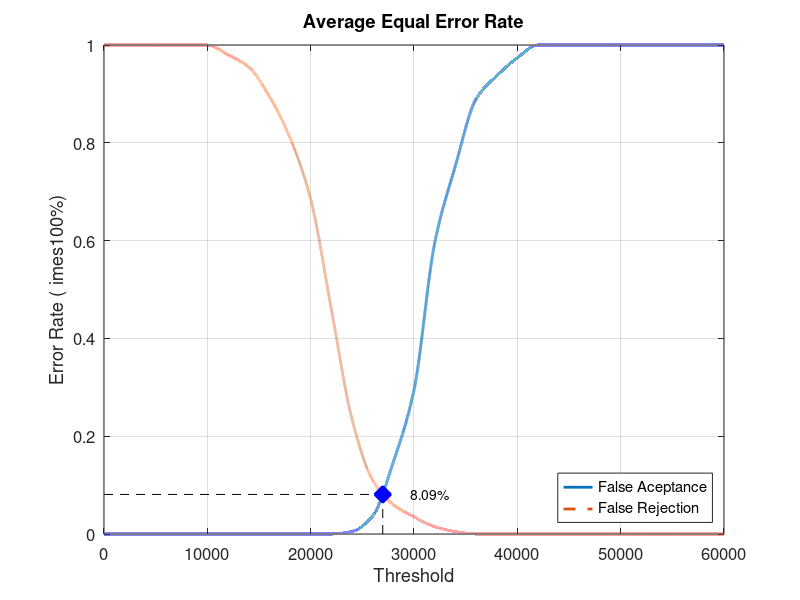
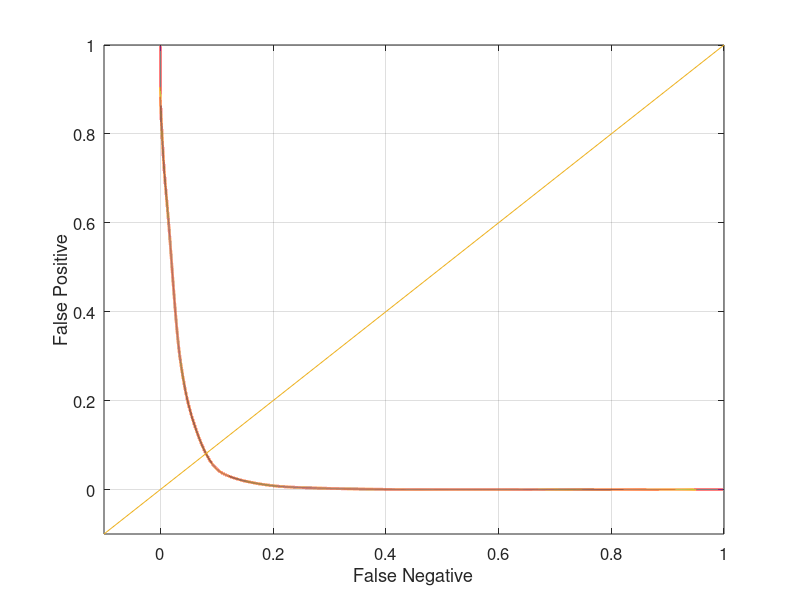

The MATLAB script that drew these images, in order:
close all;
clear;
clc;
x = 0:2000:60000;
xq = 0:0.5:60000;

y0 = [0 0 0 0 0 0 0 0 0 0 0 0 0.00526316 0.0368421 0.147368 0.294737 0.594737 0.752632 0.889474 0.936842 0.973684 1 1 1 1 1 1 1 1 1 1]
yy0 = interp1(x, y0, xq, 'pchip');
y1 = [1 1 1 1 1 1 0.98 0.955 0.895 0.81 0.685 0.46 0.235 0.11 0.06 0.035 0.015 0.005 0 0 0 0 0 0 0 0 0 0 0 0 0]
yy1 = interp1(x, y1, xq, 'pchip');

% Calculating EER: 
y2 = abs(y0 - y1);
find(y2 == min(y2))
yy2 = abs(yy0 - yy1);
xEER = find(yy2 == min(yy2));
xEERIndex = xq(xEER) % X-axis EER
yEER = yy0(xEER) % Y-axis EER

main = figure
plot(xq, yy0,'-','LineWidth', 2);	hold on
plot(xq, yy1,'--','LineWidth', 2);	hold on
plot([xEERIndex xEERIndex], [0 yEER], 'k--');	hold on
plot([0 xEERIndex], [yEER yEER], 'k--');	hold on
plot(xEERIndex, yEER, 'bx', 'LineWidth', 10);	hold on
text(xEERIndex + 10 * xEERIndex / 100, yEER, [num2str(round((10000 * yEER)) / 100) '%'])
legend('False Aceptance', 'False Rejection', 'Location', 'SouthEast')
xlabel('Threshold')
ylabel('Error Rate (	imes100%)')
title('Average Equal Error Rate')
set(gca, 'FontSize', 12)
axis([0 60000 0 1])
grid on

print(main, 'Database5_1Main', '-dpng');
FNRxFPR = figure('Color', [1 1 1]);
plot(yy1, yy0, '-', yy1, yy0, 'LineWidth', 2);
hold on
y = -0.1:0.1:1
plot(y, y); 
set(gca, 'FontSize', 12)
xlabel('False Negative')
ylabel('False Positive')
axis([-0.1 1 -0.1 1])
set(gca, 'FontSize', 12)
grid on

print(FNRxFPR, 'Database5_1FNRxFPR','-dpng');
